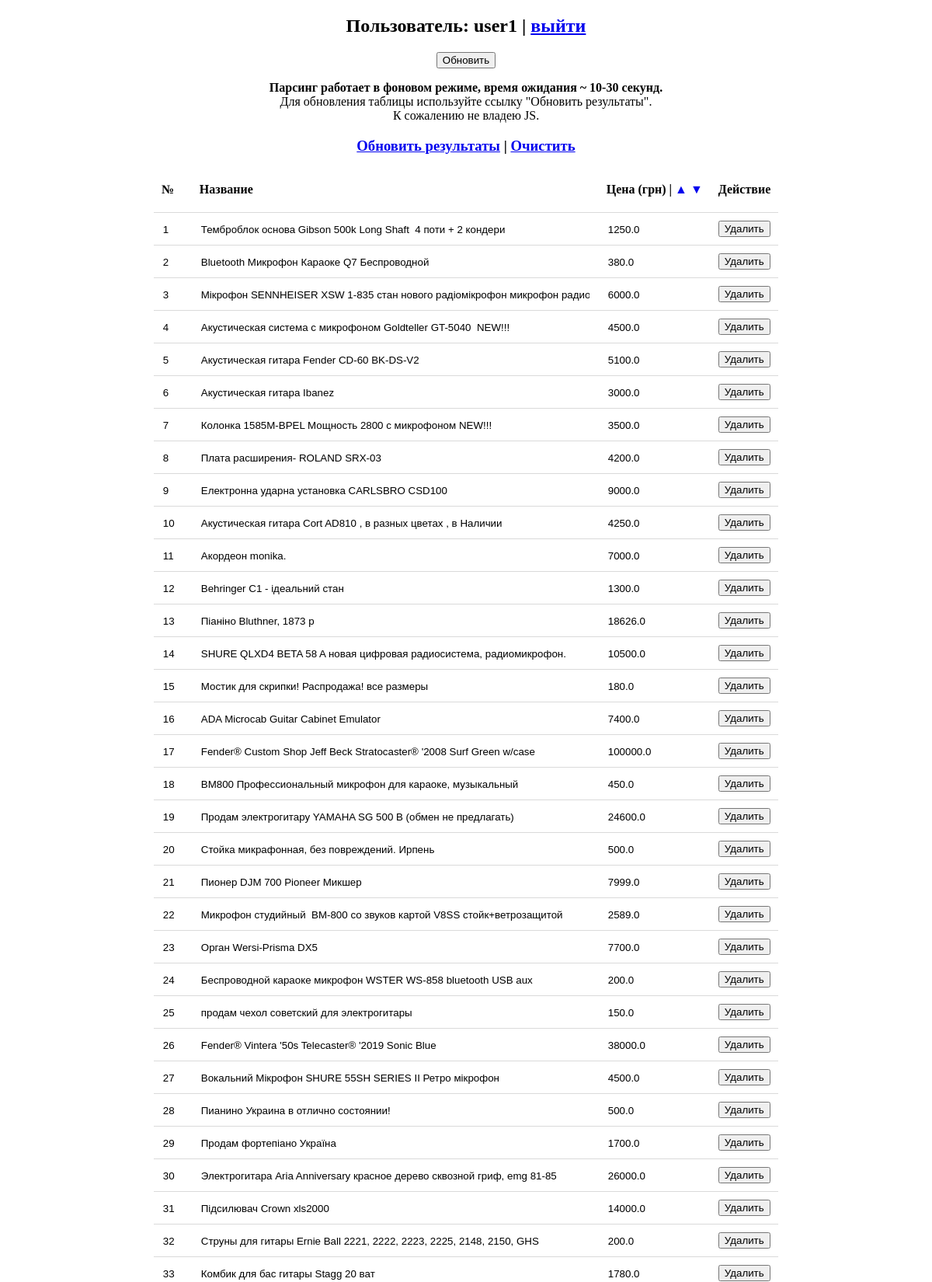
The page / (signed in, upper part) on the database its author committed.
### main.py (models this page shows, shortened)
class Users(db.Model):
    id = db.Column(db.Integer, primary_key=True)
    login = db.Column(db.String(100), nullable=False)
    password = db.Column(db.String(255), nullable=False)
    access_level = db.Column(db.Integer, nullable=False)

class Advertisements(db.Model):
    id = db.Column(db.Integer, primary_key=True)
    title = db.Column(db.String(100), nullable=False)
    price = db.Column(db.Float, nullable=False)
    photo = db.Column(db.String(255), nullable=False)
    seller_name = db.Column(db.String(255), nullable=False)

### main.py (the view, shortened to what this page needs)
@app.route('/', methods=['GET', 'POST'])
def index():
    try:
        user_id = session['user_id']
    except:
        return redirect(url_for('login'))
    user = Users.query.get(user_id)
    if user.access_level == 1:
        goal = 100
        estimate_time = 10
    elif user.access_level == 2:
        goal = 200
        estimate_time = 20
    elif user.access_level == 3:
        goal = 300
        estimate_time = 30
    else:
        goal = 0
    if request.args.get('user') == 'logout':
        del session['user_id']
        return redirect(url_for('login'))
    advertisements = Advertisements.query.order_by(Advertisements.id.asc()).limit(goal).all()
    if request.args.get('sort') == 'price_down':
        advertisements.sort(key=lambda x: x.price, reverse=True)
    if request.args.get('sort') == 'price_up':
        advertisements.sort(key=lambda x: x.price, reverse=False)
    data = {
        'user_id': user_id,
        'user_login': Users.query.get(user_id).login,
        'user_access_level': Users.query.get(user_id).access_level,
        'advertisements': advertisements,
        'estimate_time': estimate_time,
    }
    return render_template('main.html', data=data)

### templates/main.html (shortened to what this page needs)
{% extends 'base.html' %}
{% block content %}
    <h2>Пользователь: {{ data['user_login'] }} | <a href="?user=logout">выйти</a></h2>
    <form method="post">
        <input type="submit" name="action" value="Обновить">
        <p><b>Парсинг работает в фоновом режиме, время ожидания ~ 10-30 секунд.</b><br>
        Для обновления таблицы используйте ссылку "Обновить результаты".<br>
        К сожалению не владею JS.
        </p>
    </form>
    <h3><a href="/">Обновить результаты</a> | <a href="?data=clear">Очистить</a></h3>
    <br>
    {% if data['advertisements'] | length > 0 %}
        <table>
            <thead>
                <tr>
                    <th>№</th>
                    <th>Название</th>
                    <th>Цена (грн) | <a href="?sort=price_up">▲</a> <a href="?sort=price_down">▼</a></th>
                    <th>Действие</th>
                </tr>
            </thead>
            <tbody>
                {% for adv in data['advertisements'] %}
                    <tr>
                        <form method="post">
                            <td class="id">
                                <input type="text" name="id" value="{{ adv.id }}">
                            </td>
                            <td class="title">
                                <input type="text" name="title" value="{{ adv.title }}" readonly>
                            </td>
                            <td class="price">
                                <input type="text" name="price" value="{{ adv.price }}" readonly>
                            </td>
                            <td>
                                <input type="submit" name="action" value="Удалить">
                            </td>
                        </form>
                    </tr>
                {% endfor %}
            </tbody>
        </table>
    {% endif %}
{% endblock content %}

### templates/base.html (shortened to what this page needs)
<!DOCTYPE html>
<html lang="en">
<head>
</head>
<body>
    <center>
        {% block content %}
        {% endblock content %}
    </center>
</body>
</html>

### templates/base.html (style rules this page uses)
table { border-collapse: collapse; }
th { padding: 0 10px 20px 10px; text-align: left; }
tr { border-bottom: 1px solid #72727243; }
td { padding: 10px; }
td.title input { width: 500px; }
td.price input { width: 100px; }
.title input, .price input, .seller_name input, .id input { border: none; }
.id input { width: 25px; }
th a { text-decoration: none; }

### rows shown on the page
Users: user_login "user1"
Advertisements: id "1", title "Темброблок основа Gibson 500k Long Shaft 4 поти + 2 кондери", price "1250.0"
Advertisements: id "2", title "Bluetooth Микрофон Караоке Q7 Беспроводной", price "380.0"
Advertisements: id "3", title "Мікрофон SENNHEISER XSW 1-835 стан нового радіомікрофон микрофон радио", price "6000.0"
Advertisements: id "4", title "Акустическая система с микрофоном Goldteller GT-5040 NEW!!!", price "4500.0"
Advertisements: id "5", title "Акустическая гитара Fender CD-60 BK-DS-V2", price "5100.0"
Advertisements: id "6", title "Акустическая гитара Ibanez", price "3000.0"
Advertisements: id "7", title "Колонка 1585M-BPEL Мощность 2800 с микрофоном NEW!!!", price "3500.0"
Advertisements: id "8", title "Плата расширения- ROLAND SRX-03", price "4200.0"
Advertisements: id "9", title "Електронна ударна установка CARLSBRO CSD100", price "9000.0"
Advertisements: id "10", title "Акустическая гитара Cort AD810 , в разных цветах , в Наличии", price "4250.0"
Advertisements: id "11", title "Акордеон monika.", price "7000.0"
Advertisements: id "12", title "Behringer C1 - ідеальний стан", price "1300.0"
Advertisements: id "13", title "Піаніно Bluthner, 1873 р", price "18626.0"
Advertisements: id "14", title "SHURE QLXD4 BETA 58 A новая цифровая радиосистема, радиомикрофон.", price "10500.0"
Advertisements: id "15", title "Мостик для скрипки! Распродажа! все размеры", price "180.0"
Advertisements: id "16", title "ADA Microcab Guitar Cabinet Emulator", price "7400.0"
Advertisements: id "17", title "Fender® Custom Shop Jeff Beck Stratocaster® '2008 Surf Green w/case", price "100000.0"
Advertisements: id "18", title "BM800 Профессиональный микрофон для караоке, музыкальный", price "450.0"
Advertisements: id "19", title "Продам электрогитару YAMAHA SG 500 B (обмен не предлагать)", price "24600.0"
Advertisements: id "20", title "Стойка микрафонная, без повреждений. Ирпень", price "500.0"
Advertisements: id "21", title "Пионер DJM 700 Pioneer Микшер", price "7999.0"
Advertisements: id "22", title "Микрофон студийный BM-800 со звуков картой V8SS стойк+ветрозащитой", price "2589.0"
Advertisements: id "23", title "Орган Wersi-Prisma DX5", price "7700.0"
Advertisements: id "24", title "Беспроводной караоке микрофон WSTER WS-858 bluetooth USB aux", price "200.0"
Advertisements: id "25", title "продам чехол советский для электрогитары", price "150.0"
Advertisements: id "26", title "Fender® Vintera '50s Telecaster® '2019 Sonic Blue", price "38000.0"
Advertisements: id "27", title "Вокальний Мікрофон SHURE 55SH SERIES II Ретро мікрофон", price "4500.0"
Advertisements: id "28", title "Пианино Украина в отлично состоянии!", price "500.0"
Advertisements: id "29", title "Продам фортепіано Україна", price "1700.0"
Advertisements: id "30", title "Электрогитара Aria Anniversary красное дерево сквозной гриф, emg 81-85", price "26000.0"
Advertisements: id "31", title "Підсилювач Crown xls2000", price "14000.0"
Advertisements: id "32", title "Струны для гитары Ernie Ball 2221, 2222, 2223, 2225, 2148, 2150, GHS", price "200.0"
Advertisements: id "33", title "Комбик для бас гитары Stagg 20 ват", price "1780.0"
